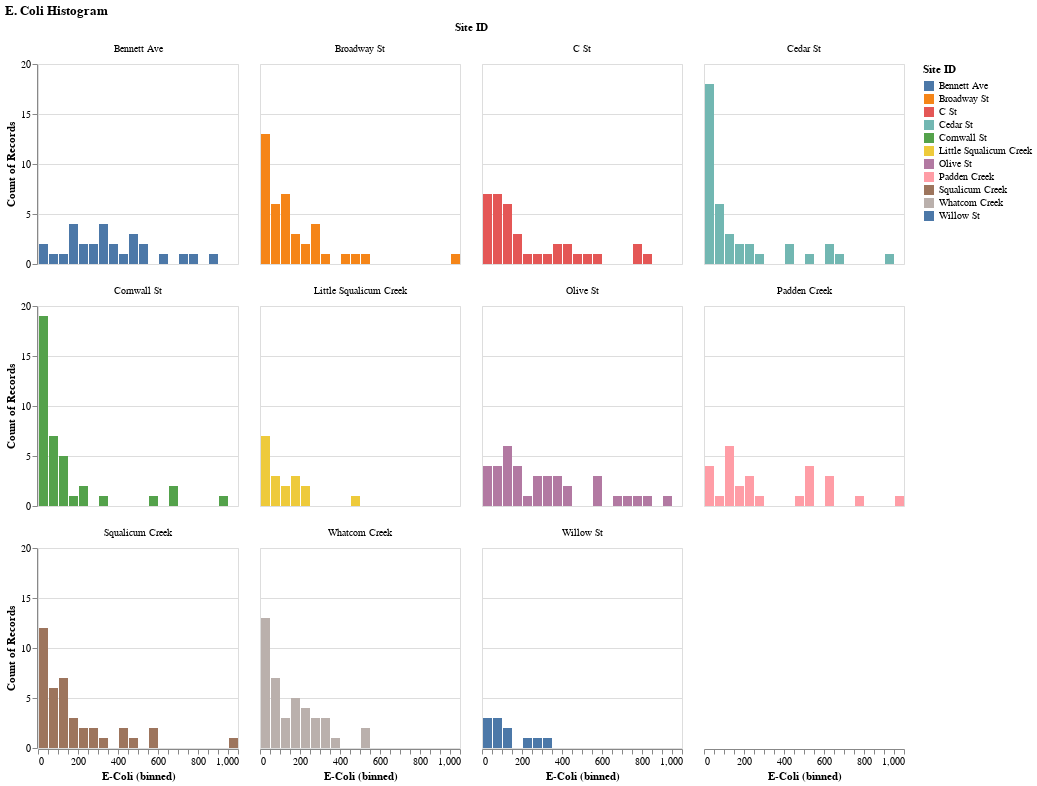

Notebook source saved alongside this figure:
### Code cell
#https://www.geeksforgeeks.org/understanding-facet-wrap-in-altair/ 

#Second Filter e-coli values greater than 1000
filtered_data2 = filtered_data[filtered_data['E-Coli'] <= 1000]

# Histogram of E-Coli with bin size 50, faceted by Site ID
histogram = alt.Chart(filtered_data2).mark_bar().encode(
    x=alt.X('E-Coli:Q', bin=alt.Bin(step=50)),
    y='count()',
    color='Site ID:N',
    facet=alt.Facet('Site ID:N', columns=4)
).properties(
    title='E. Coli Histogram',
    width=200,
    height=200
)

#.facet(
#    column='Site ID:N',
#)

histogram.show()

### Figure 1 — Vega-Lite specification as saved in the notebook (floating-point values rounded to 4 significant figures; data arrays with more than 128 entries replaced by an {"elided": "..."} marker saying what was removed)
{"config": {"view": {"continuousWidth": 300, "continuousHeight": 300}}, "data": {"name": "data-c16cb058390a89b4370b1c0dc662c149"}, "mark": {"type": "bar"}, "encoding": {"color": {"field": "Site ID", "type": "nominal"}, "facet": {"columns": 4, "field": "Site ID", "type": "nominal"}, "x": {"bin": {"step": 50}, "field": "E-Coli", "type": "quantitative"}, "y": {"aggregate": "count", "type": "quantitative"}}, "height": 200, "title": "E. Coli Histogram", "width": 200, "$schema": "https://vega.github.io/schema/vega-lite/v5.20.1.json", "datasets": {"data-c16cb058390a89b4370b1c0dc662c149": {"elided": "356 records"}}}
